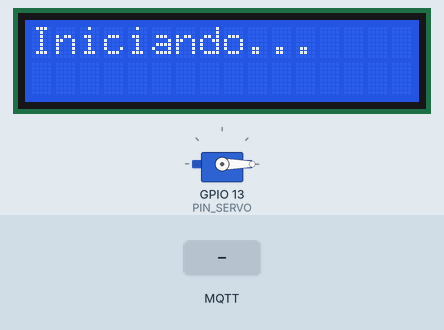
Recording of a sketch running on a simulated ESP32. On the bench: 16×2 character LCD, servo. Inputs (shaded band) come from the test bench. WiFi joins after 1.5 s; servers stay silent unless stated; no MQTT or app messages arrive unless stated; what the sketch prints to the serial monitor is not drawn.

Above: at 0.1 s.
At 2.7 s:
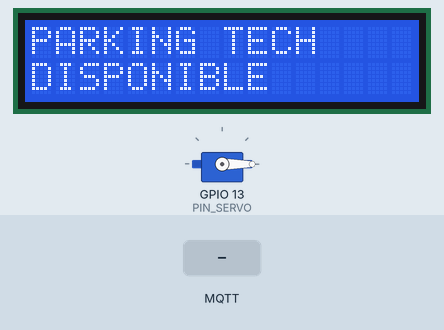
2.8 s: MQTT message "OPEN" arrives on the first subscribed topic
Timing chart, 0 to 5.8 s (numbered marks = the images above; inputs shaded):
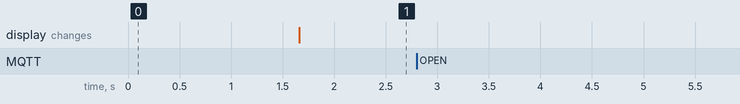

The sketch:

firmware_esp32.ino
```cpp
#include <WiFi.h>
#include <PubSubClient.h>
#include <ESP32Servo.h>
#include <LiquidCrystal_I2C.h>
#include <ArduinoJson.h>

// --- CONFIGURACIÓN DE RED ---
const char* ssid = "TU_WIFI_SSID";
const char* password = "TU_WIFI_PASSWORD";
const char* mqtt_server = "broker.hivemq.com"; // Mismo que en el .env

// --- TÓPICOS ---
const char* topic_control = "parking/barrera/entrada/control";
const char* topic_status  = "parking/barrera/entrada/status";

// --- PINES ---
const int PIN_SERVO = 13;
const int PIN_TRIG  = 5;
const int PIN_ECHO  = 18;

// --- OBJETOS ---
WiFiClient espClient;
PubSubClient client(espClient);
Servo barrierServo;
LiquidCrystal_I2C lcd(0x27, 16, 2); // Dirección I2C común: 0x27

// --- VARIABLES ---
unsigned long lastMsg = 0;
bool barrierOpen = false;

void setup_wifi() {
  delay(10);
  Serial.println("\nConectando a WiFi...");
  WiFi.begin(ssid, password);
  while (WiFi.status() != WL_CONNECTED) {
    delay(500);
    Serial.print(".");
  }
  Serial.println("\nWiFi conectado. IP: " + WiFi.localIP().toString());
}

void callback(char* topic, byte* payload, unsigned int length) {
  Serial.print("Mensaje recibido en [");
  Serial.print(topic);
  Serial.print("] ");

  StaticJsonDocument<256> doc;
  deserializeJson(doc, payload, length);

  const char* command = doc["command"];
  const char* plate = doc["plate"];

  if (String(command) == "OPEN") {
    openBarrier(plate);
  }
}

void openBarrier(String plate) {
  Serial.println(">>> ABRIENDO BARRERA para: " + plate);
  lcd.clear();
  lcd.setCursor(0, 0);
  lcd.print("BIENVENIDO!");
  lcd.setCursor(0, 1);
  lcd.print(plate);

  barrierServo.write(90); // 90 grados = Abierto
  barrierOpen = true;

  // Esperar a que el auto pase (Detección por sensor ultrasonic)
  delay(3000); // Espera mínima
  checkVehiclePassed();
}

void checkVehiclePassed() {
  long duration, distance;
  bool waiting = true;

  Serial.println("Esperando que el vehículo pase...");

  while(waiting) {
    digitalWrite(PIN_TRIG, LOW);
    delayMicroseconds(2);
    digitalWrite(PIN_TRIG, HIGH);
    delayMicroseconds(10);
    digitalWrite(PIN_TRIG, LOW);

    duration = pulseIn(PIN_ECHO, HIGH);
    distance = (duration / 2) / 29.1;

    // Si la distancia es > 20cm, asumimos que el auto ya pasó
    if (distance > 20) {
      delay(1000); // Margen de seguridad
      closeBarrier();
      waiting = false;
    }
    delay(200);
  }
}

void closeBarrier() {
  Serial.println("<<< CERRANDO BARRERA");
  barrierServo.write(0); // 0 grados = Cerrado
  barrierOpen = false;
  mostrarAforoBase();
}

void mostrarAforoBase() {
  lcd.clear();
  lcd.setCursor(0, 0);
  lcd.print("PARKING TECH");
  lcd.setCursor(0, 1);
  lcd.print("DISPONIBLE");
}

void reconnect() {
  while (!client.connected()) {
    Serial.print("Intentando conexión MQTT...");
    if (client.connect("ESP32_Parking_Entrada")) {
      Serial.println("Conectado");
      client.subscribe(topic_control);
      mostrarAforoBase();
    } else {
      Serial.print("Fallo, rc=");
      Serial.print(client.state());
      delay(5000);
    }
  }
}

void setup() {
  Serial.begin(115200);

  // LCD
  lcd.init();
  lcd.backlight();
  lcd.print("Iniciando...");

  // Sensor Ultrasonico
  pinMode(PIN_TRIG, OUTPUT);
  pinMode(PIN_ECHO, INPUT);

  // Servo
  barrierServo.attach(PIN_SERVO);
  barrierServo.write(0); // Cerrada al inicio

  setup_wifi();
  client.setServer(mqtt_server, 1883);
  client.setCallback(callback);
}

void loop() {
  if (!client.connected()) {
    reconnect();
  }
  client.loop();
}
```

Measured:
- after the input at 2.8 s, every drawn part: stays the same
